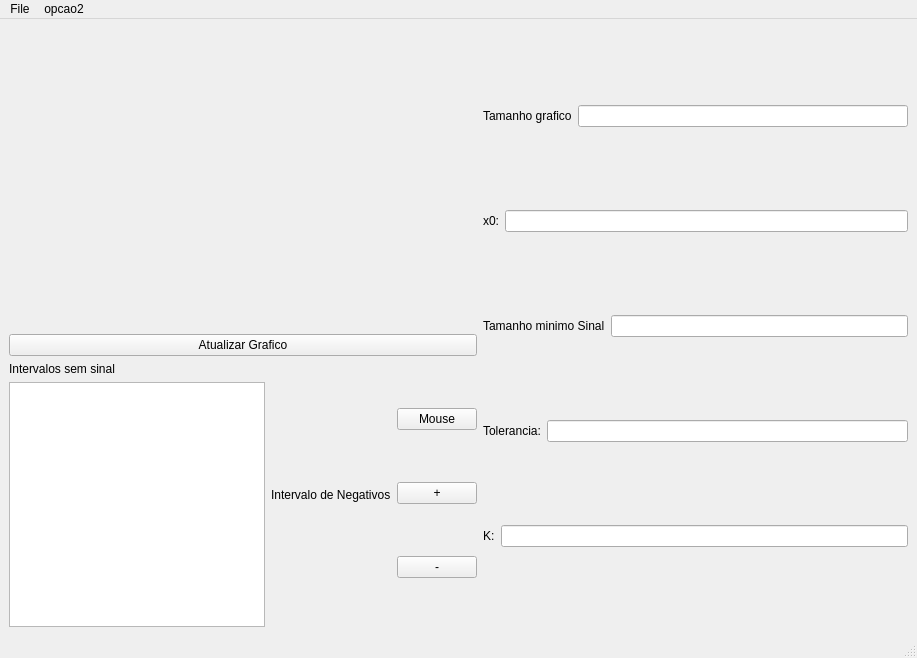
<?xml version="1.0" encoding="UTF-8"?>
<ui version="4.0">
 <class>MainWindow</class>
 <widget class="QMainWindow" name="MainWindow">
  <property name="geometry">
   <rect>
    <x>0</x>
    <y>0</y>
    <width>917</width>
    <height>658</height>
   </rect>
  </property>
  <property name="windowTitle">
   <string>MainWindow</string>
  </property>
  <widget class="QWidget" name="centralwidget">
   <layout class="QGridLayout" name="gridLayout">
    <item row="0" column="1" rowspan="3">
     <layout class="QVBoxLayout" name="verticalLayout">
      <item>
       <layout class="QHBoxLayout" name="horizontalLayout_2">
        <item>
         <widget class="QLabel" name="label_2">
          <property name="text">
           <string>Tamanho grafico</string>
          </property>
         </widget>
        </item>
        <item>
         <widget class="QLineEdit" name="tam_graf"/>
        </item>
       </layout>
      </item>
      <item>
       <layout class="QHBoxLayout" name="horizontalLayout_4">
        <item>
         <widget class="QLabel" name="label_4">
          <property name="text">
           <string>x0:</string>
          </property>
         </widget>
        </item>
        <item>
         <widget class="QLineEdit" name="x0_graf"/>
        </item>
       </layout>
      </item>
      <item>
       <layout class="QHBoxLayout" name="horizontalLayout_5">
        <item>
         <widget class="QLabel" name="label_5">
          <property name="text">
           <string>Tamanho minimo Sinal</string>
          </property>
         </widget>
        </item>
        <item>
         <widget class="QLineEdit" name="min_interv"/>
        </item>
       </layout>
      </item>
      <item>
       <layout class="QHBoxLayout" name="horizontalLayout_3">
        <item>
         <widget class="QLabel" name="label_3">
          <property name="text">
           <string>Tolerancia:</string>
          </property>
         </widget>
        </item>
        <item>
         <widget class="QLineEdit" name="Tol_txt"/>
        </item>
       </layout>
      </item>
      <item>
       <layout class="QHBoxLayout" name="horizontalLayout_6">
        <item>
         <widget class="QLabel" name="label">
          <property name="text">
           <string>K:</string>
          </property>
         </widget>
        </item>
        <item>
         <widget class="QLineEdit" name="txt_K"/>
        </item>
       </layout>
      </item>
     </layout>
    </item>
    <item row="0" column="0">
     <widget class="MplWidget" name="MplWidget" native="true">
      <property name="minimumSize">
       <size>
        <width>420</width>
        <height>300</height>
       </size>
      </property>
      <property name="maximumSize">
       <size>
        <width>420</width>
        <height>300</height>
       </size>
      </property>
      <property name="baseSize">
       <size>
        <width>0</width>
        <height>300</height>
       </size>
      </property>
     </widget>
    </item>
    <item row="1" column="0">
     <layout class="QHBoxLayout" name="horizontalLayout">
      <item>
       <widget class="QPushButton" name="bt_update">
        <property name="text">
         <string>Atualizar Grafico</string>
        </property>
       </widget>
      </item>
     </layout>
    </item>
    <item row="2" column="0">
     <layout class="QHBoxLayout" name="horizontalLayout_7">
      <item>
       <layout class="QVBoxLayout" name="verticalLayout_2">
        <item>
         <widget class="QLabel" name="label_8">
          <property name="text">
           <string>Intervalos sem sinal</string>
          </property>
         </widget>
        </item>
        <item>
         <widget class="QListView" name="List_IntervalosVaziios"/>
        </item>
       </layout>
      </item>
      <item>
       <layout class="QVBoxLayout" name="verticalLayout_3">
        <item>
         <widget class="QLabel" name="label_9">
          <property name="text">
           <string>Intervalo de Negativos</string>
          </property>
         </widget>
        </item>
        <item>
         <layout class="QVBoxLayout" name="verticalLayout_4"/>
        </item>
       </layout>
      </item>
      <item>
       <layout class="QVBoxLayout" name="verticalLayout_5">
        <item>
         <widget class="QPushButton" name="mouse_bt">
          <property name="text">
           <string>Mouse</string>
          </property>
         </widget>
        </item>
        <item>
         <widget class="QPushButton" name="bt_Add">
          <property name="text">
           <string>+</string>
          </property>
         </widget>
        </item>
        <item>
         <widget class="QPushButton" name="bt_del">
          <property name="text">
           <string>-</string>
          </property>
         </widget>
        </item>
       </layout>
      </item>
     </layout>
    </item>
   </layout>
  </widget>
  <widget class="QMenuBar" name="menubar">
   <property name="geometry">
    <rect>
     <x>0</x>
     <y>0</y>
     <width>917</width>
     <height>26</height>
    </rect>
   </property>
   <widget class="QMenu" name="menuFile">
    <property name="title">
     <string>File</string>
    </property>
    <addaction name="actionImport"/>
    <addaction name="actionExport"/>
   </widget>
   <widget class="QMenu" name="menuopcao2">
    <property name="title">
     <string>opcao2</string>
    </property>
   </widget>
   <addaction name="menuFile"/>
   <addaction name="menuopcao2"/>
  </widget>
  <widget class="QStatusBar" name="statusbar"/>
  <action name="actionImport">
   <property name="text">
    <string>Abrir Novo Arquivo</string>
   </property>
  </action>
  <action name="actionExport">
   <property name="text">
    <string>Exportar dados</string>
   </property>
  </action>
  <action name="actionProcess_EMG">
   <property name="text">
    <string>Process EMG</string>
   </property>
  </action>
 </widget>
 <customwidgets>
  <customwidget>
   <class>MplWidget</class>
   <extends>QWidget</extends>
   <header>mplwidget.h</header>
   <container>1</container>
  </customwidget>
 </customwidgets>
 <resources>
  <include location="../../Downloads/teste.qrc"/>
 </resources>
 <connections/>
</ui>
